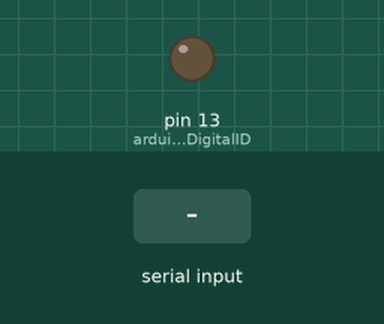
Simulated run of this sketch. Board: Arduino Uno, built with avr-gcc and run on an emulated ATmega328P. Parts: output pins drawn as LEDs (lit = HIGH). The inputs (shaded band) are chosen by the test bench.

Above: at 1.2 s.
1.3 s: "90,45\n" received over Serial
At 2.2 s:
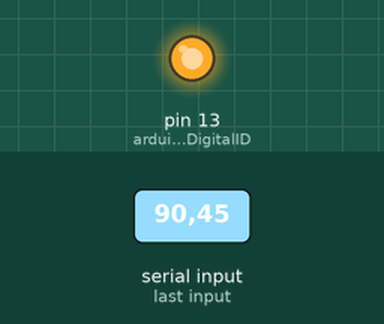
Timing chart, 0 to 4.9 s (numbered marks = the images above; inputs shaded):
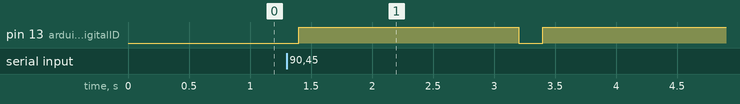

The sketch:

sketch_arduino2electron_led.ino
```cpp
/*
  Serial message turns on the board internal LED
  Language: Wiring/Arduino
*/

int arduinoLEDDigitalID = 13;

void setup() {

  // start serial port at 115200 bps and wait for port to open:
  Serial.begin(9600);

  while (!Serial) {
    ; // wait for serial port to connect. Needed for native USB port only
  }

  // LED
  pinMode(arduinoLEDDigitalID, OUTPUT);
}

void toggleLED(int duration) {

  // Allume la LED
  digitalWrite(arduinoLEDDigitalID, HIGH);

  delay (duration);

  // Eteint la LED
  digitalWrite(arduinoLEDDigitalID, LOW);
}

void loop() {

   if (Serial.available() > 0) {
    // PC => ARDUINO
    char data = Serial.read();
    if (data == 'A') {
      toggleLED(1000);
    } else {
      int slotNo = data - '0';
      toggleLED(slotNo * 200);
    }
  }

  delay(100);
}
```

Measured:
- after the input at 1.3 s, pin 13 (arduinoLEDDigitalID): LOW → HIGH after 0.10 s, → LOW 1.8 s later, → HIGH 0.20 s later
